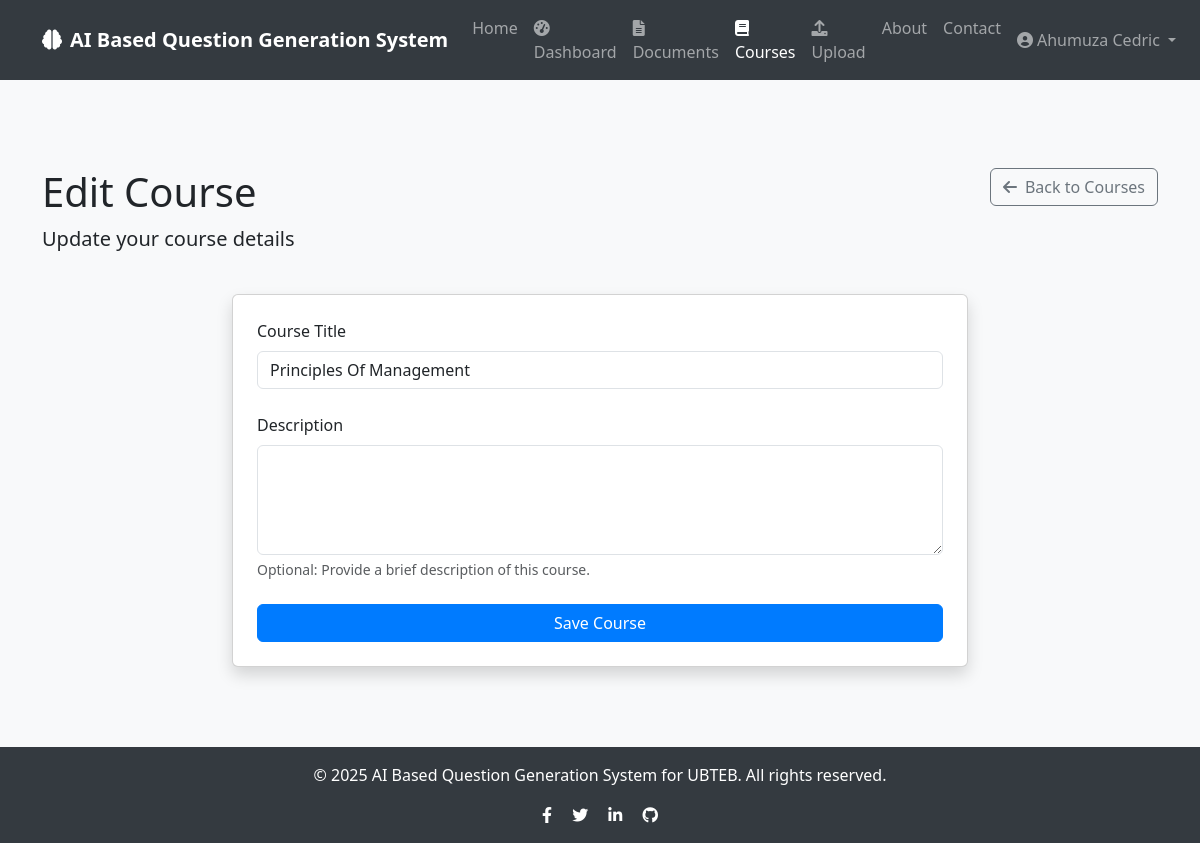
Before: /courses/1/edit (signed in) with the older database file.
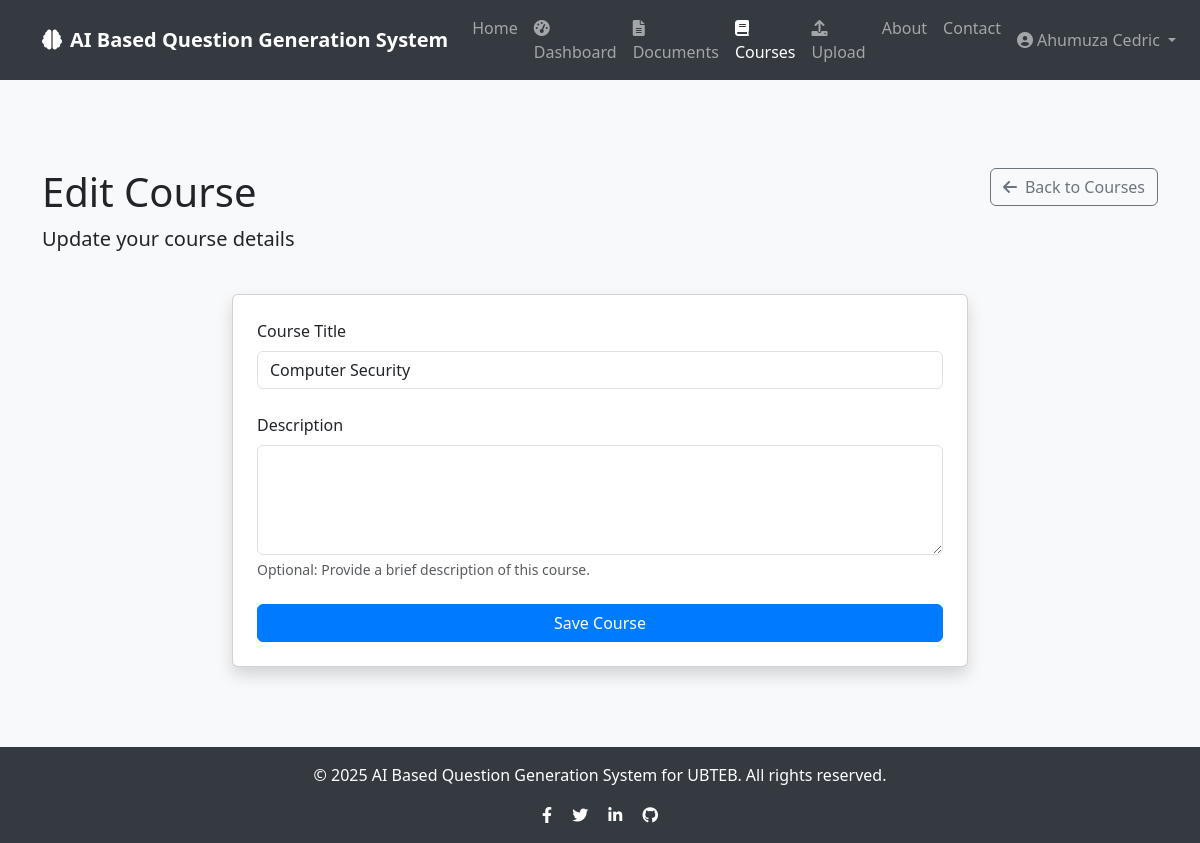
After: the same page with the newer database file.
### app/models/course.py (models this page shows, shortened)
class Course(db.Model):
    id = db.Column(db.Integer, primary_key=True)
    title = db.Column(db.String(100), nullable=False)
    description = db.Column(db.Text, nullable=True)
    created_at = db.Column(db.DateTime, default=datetime.utcnow)
    user_id = db.Column(db.Integer, db.ForeignKey('user.id'), nullable=False)
    documents = db.relationship('Document', backref='course', lazy=True, cascade="all, delete-orphan")

### app/routes/courses.py (the view)
@courses.route('/courses/<int:course_id>/edit', methods=['GET', 'POST'])
@login_required
def edit_course(course_id):
    course = Course.query.get_or_404(course_id)
    if course.user_id != current_user.id:
        flash('You do not have permission to edit this course.', 'danger')
        return redirect(url_for('courses.list_courses'))
    form = CourseForm()
    if form.validate_on_submit():
        course.title = form.title.data
        course.description = form.description.data
        db.session.commit()
        flash('Course updated successfully!', 'success')
        return redirect(url_for('courses.view_course', course_id=course.id))
    elif request.method == 'GET':
        form.title.data = course.title
        form.description.data = course.description
    return render_template('courses/course_form.html', form=form, title='Edit Course')

### app/forms/course_forms.py
class CourseForm(FlaskForm):
    title = StringField('Course Title', validators=[
        DataRequired(),
        Length(min=3, max=100)
    ])
    description = TextAreaField('Description', validators=[
        Length(max=500)
    ])
    submit = SubmitField('Save Course')

### app/models/user.py (called while the page is built)
@login_manager.user_loader
def load_user(user_id):
    return User.query.get(int(user_id))

### app/templates/courses/course_form.html (shortened to what this page needs)
{% extends "base.html" %}
{% block content %}
<div class="container py-5">
    <div class="row mb-4">
        <div class="col-md-8">
            <h1>{{ title }}</h1>
            <p class="lead">{% if 'Edit' in title %}Update your course details{% else %}Create a new course to organize your documents{% endif %}</p>
        </div>
        <div class="col-md-4 text-end">
            <a href="{{ url_for('courses.list_courses') }}" class="btn btn-outline-secondary">
                <i class="fas fa-arrow-left me-2"></i>Back to Courses
            </a>
        </div>
    </div>
    <div class="row">
        <div class="col-md-8 mx-auto">
            <div class="card shadow">
                <div class="card-body p-4">
                    <form method="POST" enctype="multipart/form-data">
                        <div class="mb-4">
                            {{ form.title.label(class="form-label") }}
                            <div class="input-group">
                                {% if form.title.errors %}
                                    {{ form.title(class="form-control is-invalid") }}
                                    <div class="invalid-feedback">
                                        {% for error in form.title.errors %}
                                            <span>{{ error }}</span>
                                        {% endfor %}
                                    </div>
                                {% else %}
                                    {{ form.title(class="form-control") }}
                                {% endif %}
                            </div>
                        </div>
                        <div class="mb-4">
                            {{ form.description.label(class="form-label") }}
                            <div class="input-group">
                                {% if form.description.errors %}
                                    {{ form.description(class="form-control is-invalid", rows=4) }}
                                    <div class="invalid-feedback">
                                        {% for error in form.description.errors %}
                                            <span>{{ error }}</span>
                                        {% endfor %}
                                    </div>
                                {% else %}
                                    {{ form.description(class="form-control", rows=4) }}
                                {% endif %}
                            </div>
                            <div class="form-text">Optional: Provide a brief description of this course.</div>
                        </div>
                        <div class="d-grid gap-2">
                            {{ form.submit(class="btn btn-primary") }}
                        </div>
                    </form>
                </div>
            </div>
        </div>
    </div>
</div>
{% endblock %}

Changed rows visible on the page:
changed Course: title "Principles Of Management" → "Computer Security"
